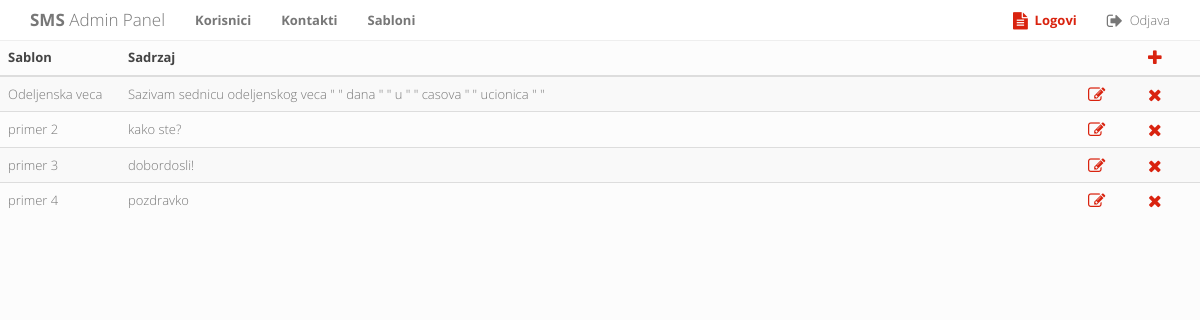
The app's page /sabloni (signed in) with its own data.
### tables this page shows
CREATE TABLE Sabloni (sablon TEXT, sadrzaj TEXT, sablonID INTEGER PRIMARY KEY);

### app.py (the view)
@app.route("/sabloni",methods=['GET','POST'])
def sabloni():
	if str(request.remote_addr) in Nivo5IP:
		conn = sqlite3.connect('databases/sms.db')
		c = conn.cursor()
		c.execute("SELECT * FROM sabloni")
		sablons = c.fetchall()
		if any(sablons) :
			skip=0
			for row in sablons :
				if(skip==1):
					sablon=row[0]
					sadrzaj=row[1]
					sablonID=row[2]
					sabloni = sabloni + ((sablon,sadrzaj,sablonID),)
				if(skip==0):
					sablon=row[0]
					sadrzaj=row[1]
					sablonID=row[2]
					sabloni = ((sablon,sadrzaj,sablonID),)
				skip=1
			print sabloni
			conn.close()
			return render_template('ap-sabloni.html',sabloni=sabloni)
		else:
			return redirect(url_for('index'))

### templates/ap-sabloni.html (shortened to what this page needs)
<!doctype html>
<html class="no-js" lang="">
    <head>
        <link rel="stylesheet" href="/static/bootstrap/css/bootstrap.min.css">
        <link rel="stylesheet" href="/static/css/font-awesome.min.css">
        <link rel="stylesheet" href="/static/css/main.css">
    </head>
    <body>
		<div class="navbar navbar-default navbar-fixed-top">
		  <div class="container">
			<div class="navbar-header">
			  <a href="{{ url_for('admin') }}" class="navbar-brand"><b>SMS</b> Admin Panel</a>
			</div>
			<div class="navbar-collapse collapse" id="navbar-main">
			  <ul class="nav navbar-nav">
				<li><a href="{{ url_for('korisnici') }}"><b>Korisnici</b></a></li>
				<li><a href="{{ url_for('kontakti') }}"><b>Kontakti</b></a></li>
				<li><a ><b>Sabloni</b></a></li>
			  </ul>
			  <ul class="nav navbar-nav navbar-right">
				<li><a href="{{ url_for('logs') }}" style="color: #d9230f; font-weight: bold;"><i class="fa fa-file-text fa-lg"></i> &nbsp;Logovi</a></li>
				<li><a href="{{ url_for('logout') }}"><i class="fa fa-sign-out fa-lg"></i> &nbsp;Odjava</a></li>
			  </ul>
			</div>
		  </div>
		</div>
		<div class="content" style="padding: 40px 0 0 0;">
			<div class="row">
				<div class="col-lg-12">
					<table class="table table-striped">
						<thead>
							<tr>
								<th width="100px" >Sablon</th>
								<th width="750px" >Sadrzaj</th>
								<th width="50px"></th>
								<th width="50px"></th>
								<th>
											<a href="" data-toggle="modal" data-target="#modal-new">
												<i class="fa fa-plus fa-lg"></i>
											</a>
											</th>
							</tr>
						</thead>
							<tbody>
								{% for sablon in sabloni %}
								<tr>
										<td>{{ sablon[0] }}</td>
										<td>{{ sablon[1] }}</td>
										<td width="50px">
										<td>
											<a href="" data-toggle="modal" data-target="#modal-{{ sablon[2] }}">
												<i class="fa fa-pencil-square-o fa-lg"></i>
											</a>
										</td>
										<td width="50px">
											<form role="form" action="{{ url_for('izbrisiSablon') }}" method="post" id="delete-{{ sablon[2] }}">
												<a href="" onclick="document.getElementById('delete-{{sablon[2] }}').submit(); return false;">
													<i class="fa fa-times fa-lg"></i>
												</a>
											</form>
										</td>
									</tr>
								{% endfor %}
							</tbody>
						</table>
				</div>
			</div>
		</div>
    </body>
</html>

### static/css/main.css (style rules this page uses)
.content { padding: 50px 20px 20px 20px; }

### records on screen
Sabloni: sablon "Odeljenska veca", sadrzaj "Sazivam sednicu odeljenskog veca \" \" dana \" \" u \" \" casova \" \" ucionica \" \""
Sabloni: sablon "primer 2", sadrzaj "kako ste?"
Sabloni: sablon "primer 3", sadrzaj "dobordosli!"
Sabloni: sablon "primer 4", sadrzaj "pozdravko"
